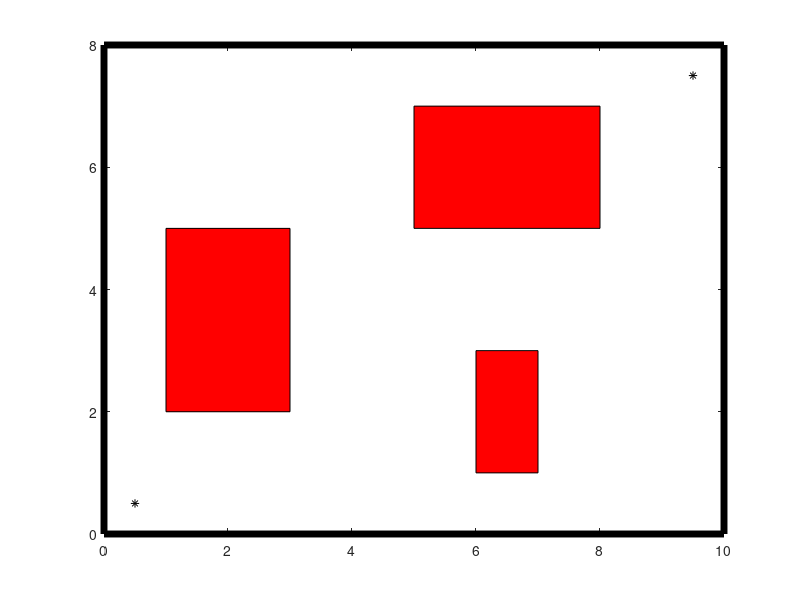

Write MATLAB code to recreate this figure. (Note: this script raises an error after producing the figure.)
clc
clear
close all

%% lay out environment

% bounds
xLB = 0;
xUB = 10;
yLB = 0;
yUB = 8;

% points
stPoint = [xLB + 0.5, yLB + 0.5];
endPoint = [xUB - 0.5, yUB - 0.5];

% obstacles
obs1_xLB = 1;
obs1_xUB = 3;
obs1_yLB = 2;
obs1_yUB = 5;

obs2_xLB = 5;
obs2_xUB = 8;
obs2_yLB = 5;
obs2_yUB = 7;

obs3_xLB = 6;
obs3_xUB = 7;
obs3_yLB = 1;
obs3_yUB = 3;

%% plot environment

figure(1)
% points
plot([stPoint(1) endPoint(1)],[stPoint(2) endPoint(2)],'k*')
hold on

%bounds
plot([xLB xUB],[yLB yLB],'k','LineWidth',5)
hold on
plot([xLB xUB],[yUB yUB],'k','LineWidth',5)
hold on
plot([xLB xLB],[yLB yUB],'k','LineWidth',5)
hold on
plot([xUB xUB],[yLB yUB],'k','LineWidth',5)

% obstacle
hold on
fill([obs1_xLB obs1_xLB obs1_xUB obs1_xUB], ...
        [obs1_yLB obs1_yUB obs1_yUB obs1_yLB],'r')
fill([obs2_xLB obs2_xLB obs2_xUB obs2_xUB], ...
        [obs2_yLB obs2_yUB obs2_yUB obs2_yLB],'r')
fill([obs3_xLB obs3_xLB obs3_xUB obs3_xUB], ...
        [obs3_yLB obs3_yUB obs3_yUB obs3_yLB],'r')

%% formulate and solve MIP problem

nPoints = 100;
nBoundaries = 4;

z1 = binvar(nPoints,nBoundaries);
z2 = binvar(nPoints,nBoundaries);
z3 = binvar(nPoints,nBoundaries);
x = sdpvar(nPoints,2);
M = 1e2;
safety = 0.08;

constr = [x(:,1) <= obs1_xLB - safety + z1(:,1)*M, ...
          x(:,1) >= obs1_xUB + safety - z1(:,2)*M, ...
          x(:,2) <= obs1_yLB - safety + z1(:,3)*M, ... 
          x(:,2) >= obs1_yUB + safety - z1(:,4)*M, ...
          z1(:,1) + z1(:,2) + z1(:,3) + z1(:,4) <= 3, ...
          x(:,1) <= obs2_xLB - safety + z2(:,1)*M, ...
          x(:,1) >= obs2_xUB + safety - z2(:,2)*M, ...
          x(:,2) <= obs2_yLB - safety + z2(:,3)*M, ... 
          x(:,2) >= obs2_yUB + safety - z2(:,4)*M, ...
          z2(:,1) + z2(:,2) + z2(:,3) + z2(:,4) <= 3, ...
          x(:,1) <= obs3_xLB - safety + z3(:,1)*M, ...
          x(:,1) >= obs3_xUB + safety - z3(:,2)*M, ...
          x(:,2) <= obs3_yLB - safety + z3(:,3)*M, ... 
          x(:,2) >= obs3_yUB + safety - z3(:,4)*M, ...
          z3(:,1) + z3(:,2) + z3(:,3) + z3(:,4) <= 3, ...
          x(1,:) == stPoint, ...
          x(nPoints,:) == endPoint];

objective = 0;
for i = 1:nPoints-1
    objective = objective + norm(x(i+1,:) - x(i,:),2)^2;
end

options = sdpsettings('verbose',2,'solver','GUROBI','debug',1);
sol = optimize(constr,objective,options);



%% plot trajectory

plot(value(x(:,1)),value(x(:,2)))